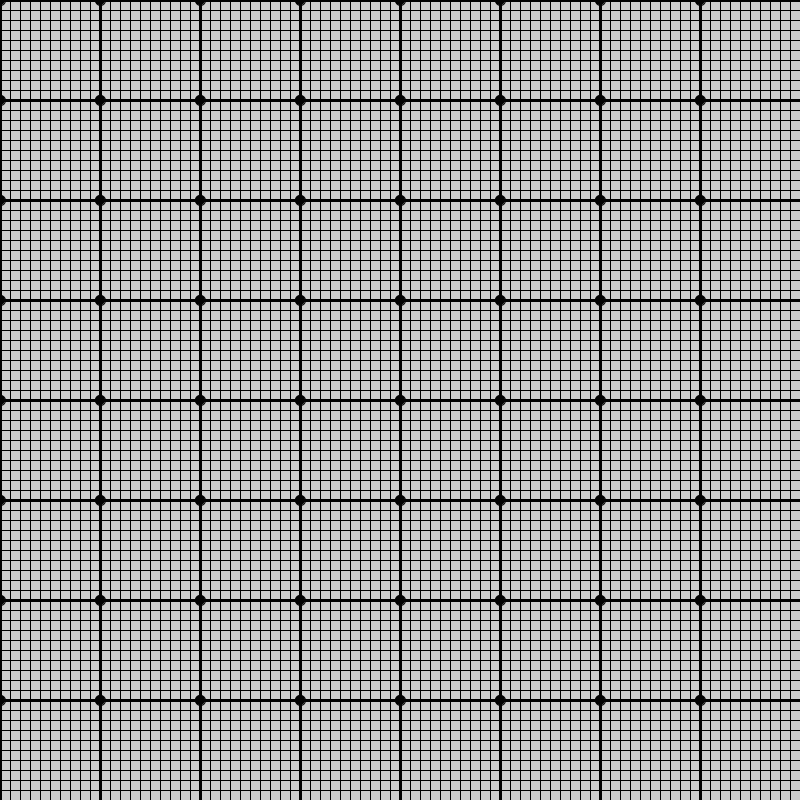
Frame 1 (no input)
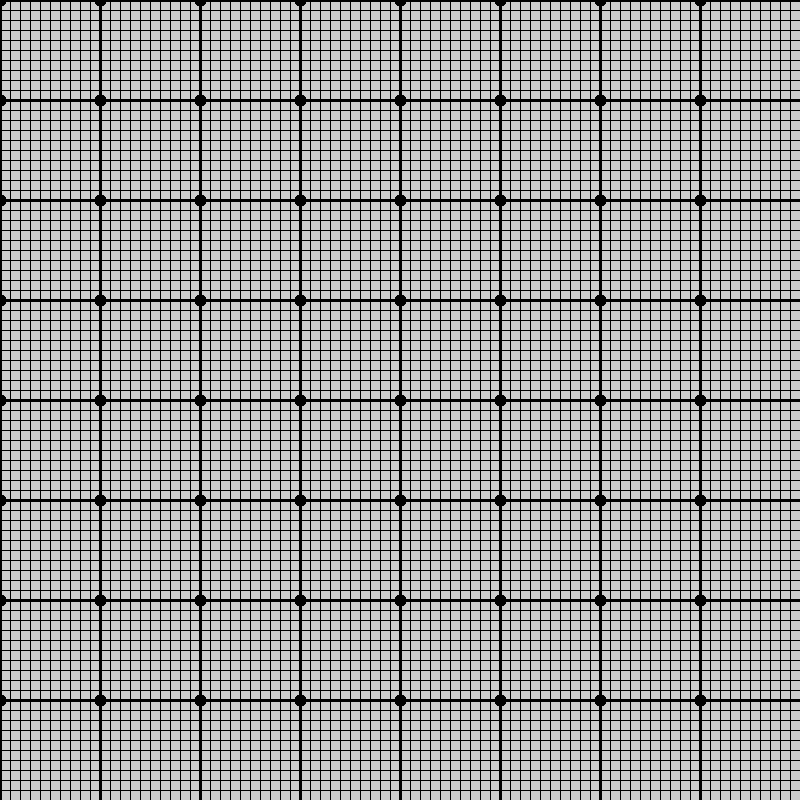
Frame 60 (the mouse pressed at the canvas centre just before this capture)
Frame 120 (the mouse held since frame 60 and released just before this capture): identical to frame 60, image omitted

The Processing sketch that drew these frames (run headless with seeded random() and noise(); from frame 60 on, the mouse is pressed at the canvas centre):

// Processing sketch: grid
// ── grid.pde
float size; //size of one square
int nSmall; // number of small squares in a big square
float circleSize = 10;
void setup() {
  size(800,800);
  size = 10;
  nSmall = 10;
}
void draw() {
  for (int i = 0; i<width; i+=size) {
    if (i/size % nSmall == 0) {
      strokeWeight(3);
    } else {
      strokeWeight(1);
    }
    line(i, 0, i, height);
    strokeWeight(1);
  }
  for (int j = 0; j<height; j+=size) {
    if (j/size % nSmall == 0) {
      strokeWeight(3);
    } else {
      strokeWeight(1);
    }
    line(0, j, width, j);
  }
  //circles
  fill(0);
  strokeWeight(1);
  for (int i = 0; i<width; i+=size*nSmall) {
    for (int j = 0; j<height; j+=size*nSmall) {
      circle(i,j,circleSize);
    }
  }
}
